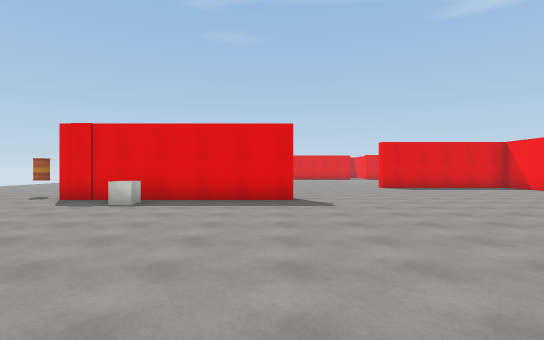
[1] (above)

22 first-person views from a walk through a Unity game level. The camera is 1.5 m above the floor, looks level and sees 80° across. The floor is counted in squares, 2 m on a side. Each view is taken from the middle of a square. On the plan, view 1 faces up. The plan holds only what a view shows up to about 11 squares ahead; the rest is blank. The place goes on beyond the plan. The player character is not drawn. Some surface patterns are stand-ins.

[2]
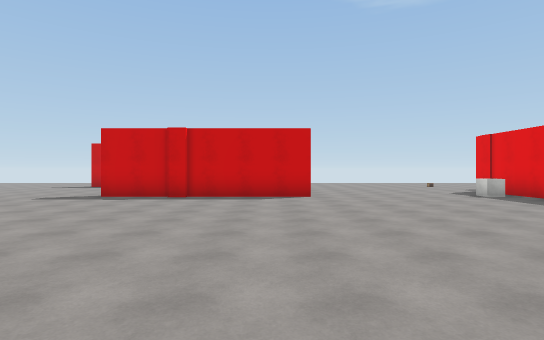

[3]
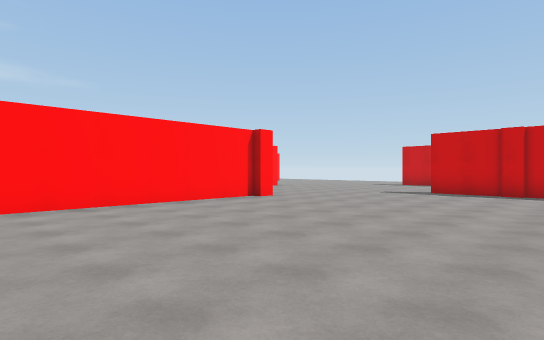

[4]
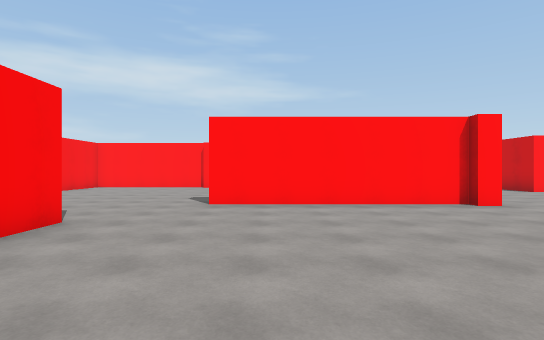

[5]
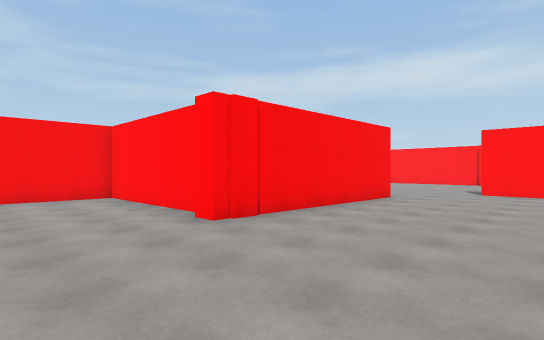

[6]
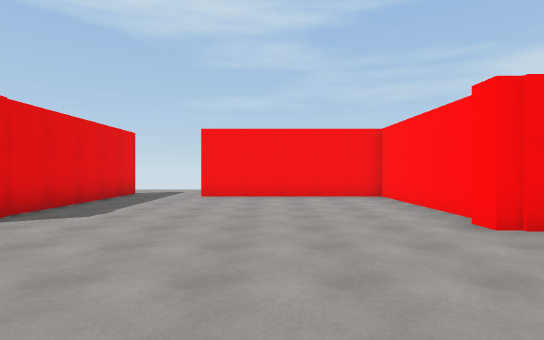

[7]
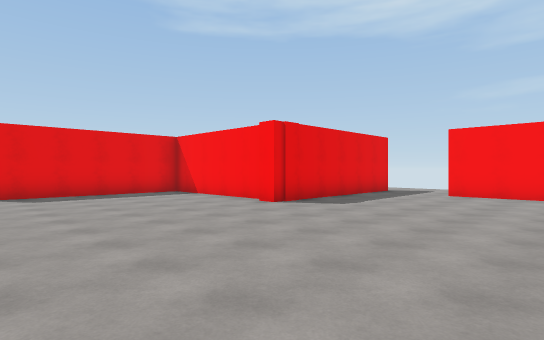

[8]
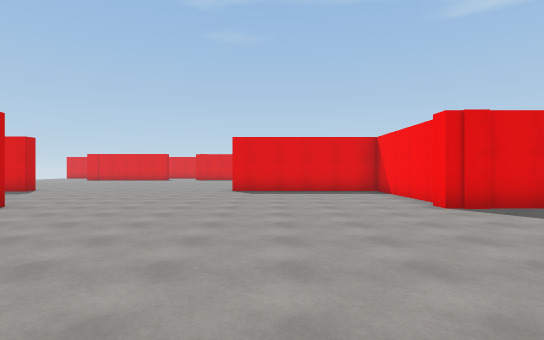

[9]
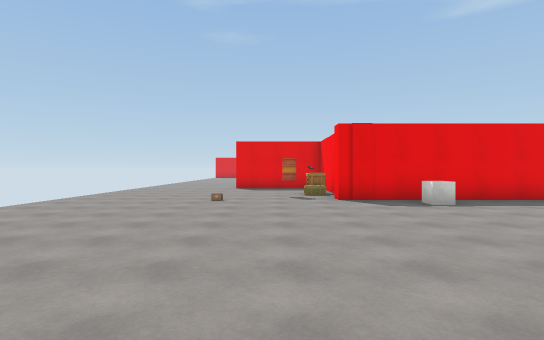

[10]
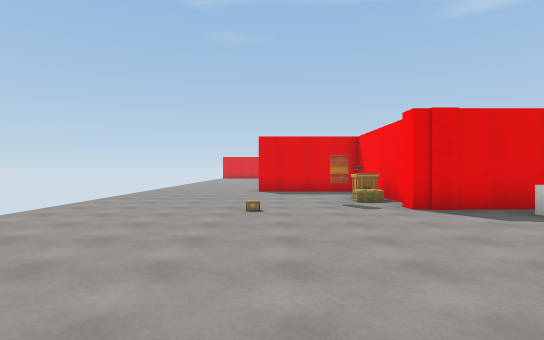

[11]
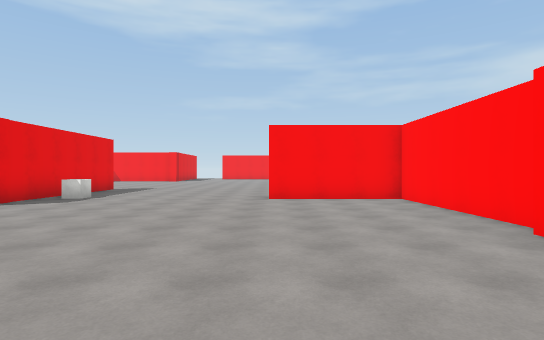

[12]
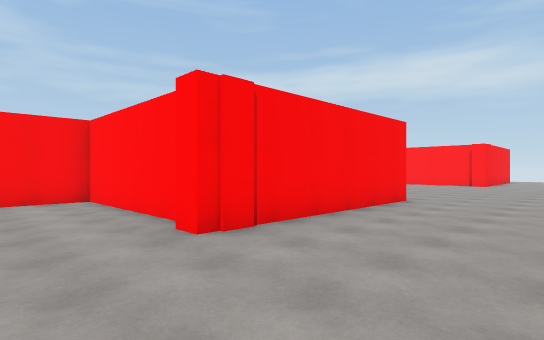

[13]
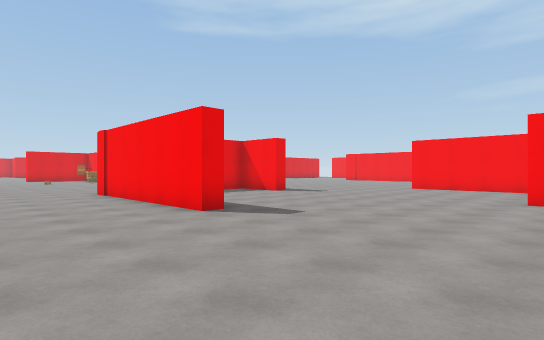

[14]
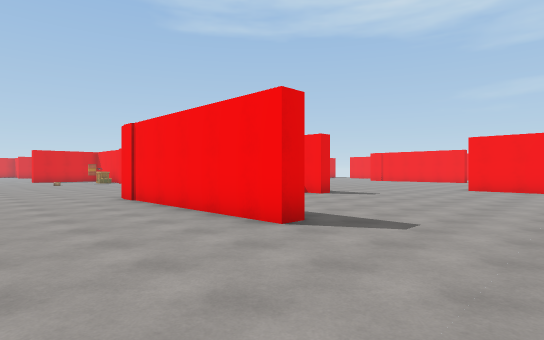

[15]
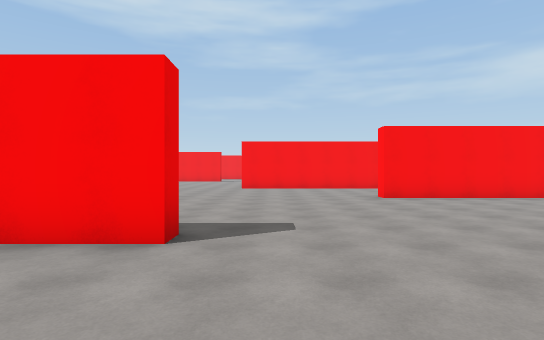

[16]
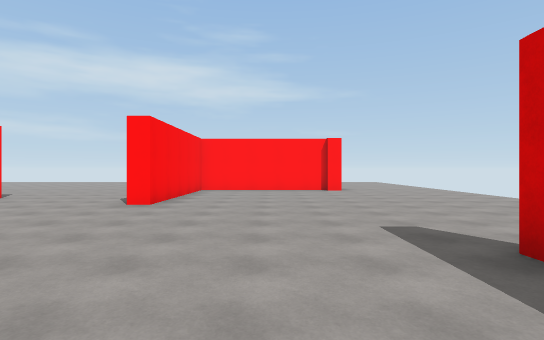

[17]
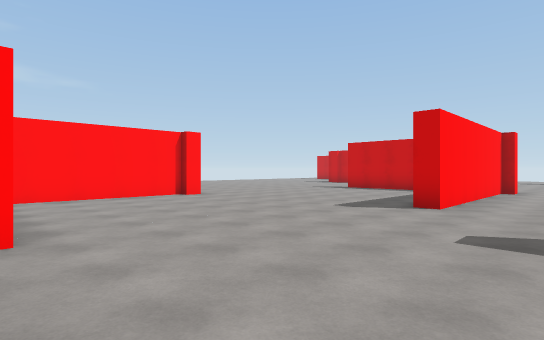

[18]
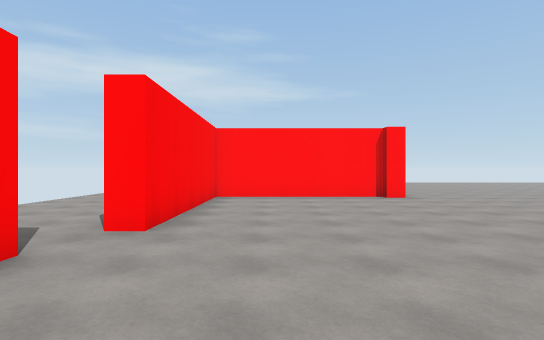

[19]
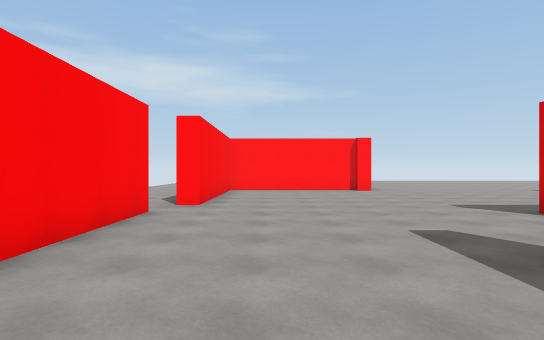

[20]
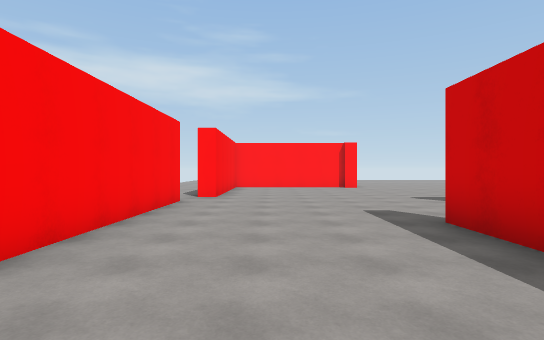

[21]
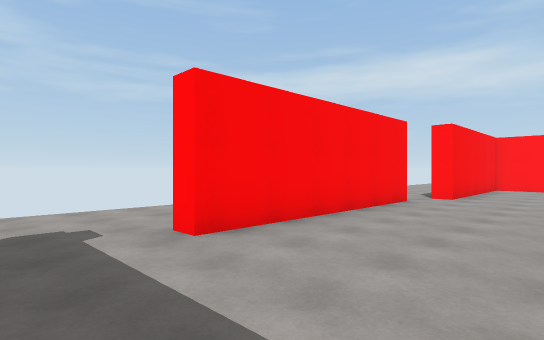

[22]
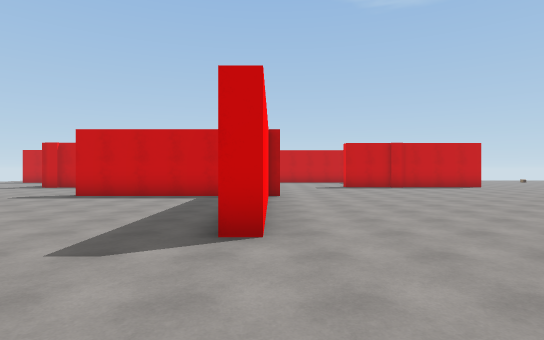

### Floor plan
Points are (right, up) in squares from view 1. A wall is a line through its corners. A room is listed if a view was taken in it or the views show most of it. See-through windows are left out.
Room 1 (views 1, 2, 3, 4, 5, 6, 7, 8, 9, 10, 11, 12, 13, 14, 15, 16, 17, 18, 19, 20, 21, 22)
walls: (-3.1, 2.1) (-3.1, -3.8) (-3.6, -3.8) (-3.6, -3.1); (1.1, -6.8) (1.8, -6.8); (1.6, -7.1) (7.4, -7.1) (7.4, -7.6); (1.7, -8.5) (1.7, -12.6); (-7.9, -1.4) (-3.6, -1.4) (-3.6, 2.1); (0.6, 8.1) (-5.3, 8.1) (-5.3, 8.6); (1.2, -10.5) (1.2, -7.6); (9.5, -2.9) (9.5, -4.6); (9, -4.8) (9, 1.2) (9.6, 1.2); (-8.1, -6.9) (-8.7, -6.9) (-8.7, -1.1) (-8.1, -1.1); (10, 0.9) (14.2, 0.9) (14.2, 6); (-5, 9.4) (-5, 13); (10.2, 8.1) (9.4, 8.1); (9.7, 9.1) (9.7, 13); (-3.4, -15.2) (-3.4, -11) (-2.9, -11); (8.4, -13.7) (9, -13.7); (14.2, -7.9) (14.2, -2) (14.8, -2); (8.9, -14.1) (13.5, -14.1) (13.5, -9) (14.1, -9); (15.2, 8.3) (9.4, 8.3) (9.4, 8.9)
ways out: opening at (15, -8); opening at (15, -0.5); opening at (15, 7)
objects: other object (-7, 9); other object (-7, 10); other object (-6, 10); other object (-3, 7)

Where each view was taken, in squares from view 1:
view 1: 0 up, 0 right, facing up
view 2: 1 up, 6 right, facing left
view 3: 0 up, 8 right, facing down-left
view 4: 0 up, 6 right, facing down
view 5: 4 up, 5 right, facing down-right
view 6: 4 up, 5 right, facing right
view 7: 3 up, 4 right, facing up-right
view 8: 2 up, 6 right, facing up
view 9: 0 up, 7 left, facing up
view 10: 2 up, 8 left, facing up
view 11: 2 up, 12 left, facing right
view 12: 1 up, 12 left, facing down-right
view 13: 12 down, 12 left, facing up-right
view 14: 10 down, 12 left, facing up-right
view 15: 8 down, 12 left, facing right
view 16: 4 down, 6 left, facing down
view 17: 5 down, 14 right, facing down-left
view 18: 5 down, 12 right, facing down
view 19: 2 down, 12 right, facing down
view 20: 0 up, 12 right, facing down
view 21: 0 up, 11 right, facing down-right
view 22: 7 down, 11 right, facing left
